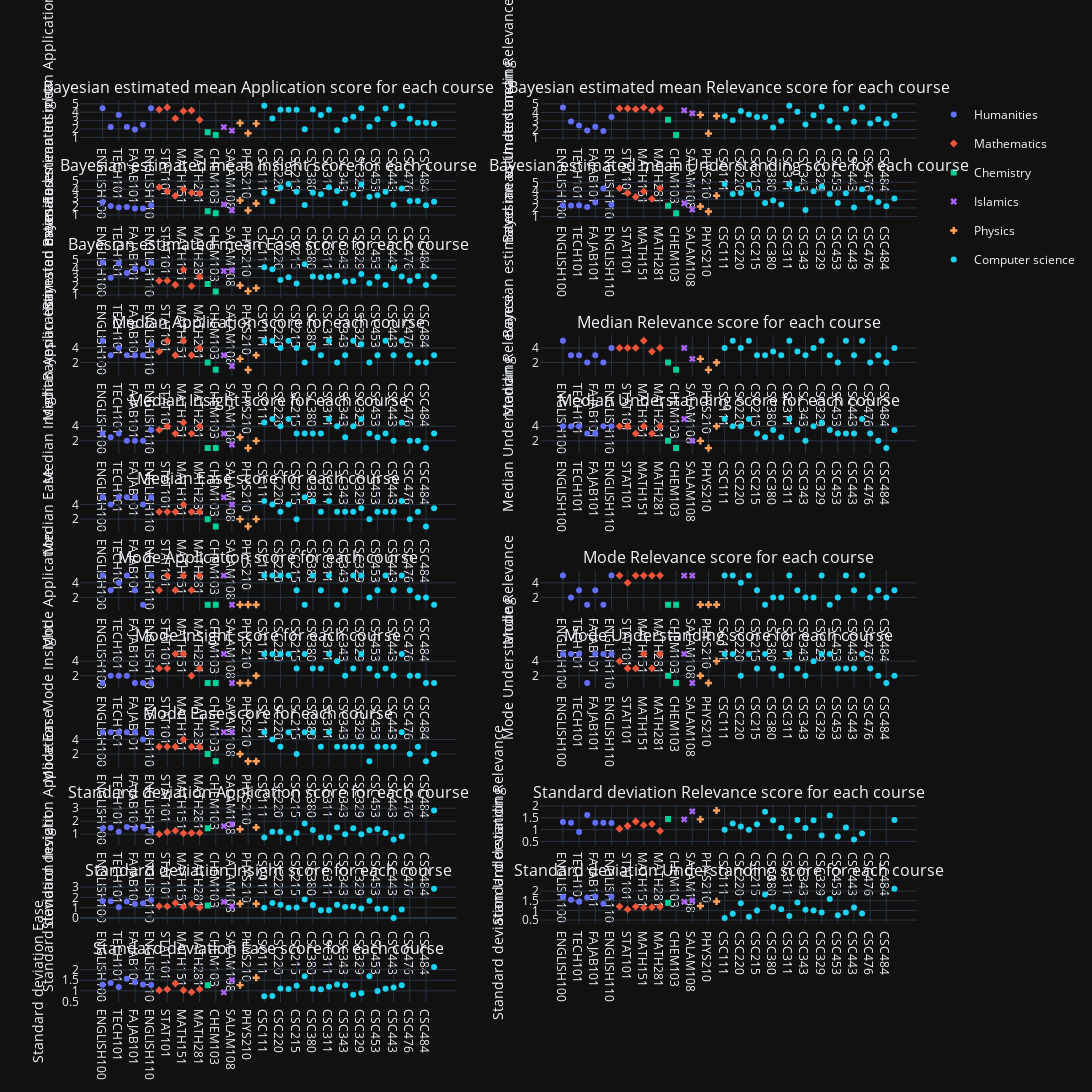

This figure's notebook cell:
### Markdown cell above
### Course ranking by criteria

### Code cell
functions = [
            lambda x: bayesian_mean(x, categories), 
            lambda x: pd.Series(np.nanmedian(x, axis=0), index=courses), 
            lambda x: pd.Series(stats.mode(x, nan_policy="omit")[0].data[0], index=courses),
            lambda x: x.std().droplevel(1),
]
function_to_name = {function: function_name for function, function_name in zip(functions, ["Bayesian estimated mean", "Median", "Mode", "Standard deviation"])}
rows = len(functions) * 3
cols = 2
subtitles = np.empty((rows, cols), dtype="object")
for f_i, function in enumerate(functions):
    for c_i, criterion in enumerate(criteria):
        row = f_i * 3 + int(c_i / 2)
        col = c_i % 2
        subtitles[row, col] = (f"{function_to_name.get(function)} {criterion} score for each course")


fig = make_subplots(rows=len(functions) * 3, cols=2, 
        subplot_titles=subtitles.reshape(-1))
        
for f_i, function in enumerate(functions):
    for c_i, criterion in enumerate(criteria):
        row = f_i * 3 + int(c_i / 2 + 1)
        col = c_i % 2 + 1
        course_to_criterion = function(df.loc[[(subject, criterion) for subject in courses]].T)

        scatter = px.scatter(course_to_criterion, color=categories, symbol=categories)
        for trace in scatter.select_traces():
            # Only show legend once
            if f_i == c_i == 0:
                trace.showlegend = True
            else:
                trace.showlegend = False

            fig.add_trace(
                trace,
                row=row, col=col
            )
        fig.update_yaxes(
            title=f"{function_to_name.get(function)} {criterion}",
            row=row, col=col
        )
    remove_double_naming_in_legend(fig)
    fig.update_layout(height=5000, width=2400)
fig.write_image("images/rankings_of_criteria.png")
fig
